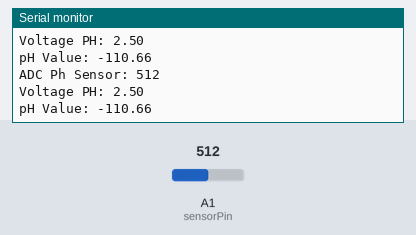
Bench run of a sketch on a simulated Arduino Uno, built with avr-gcc and run on an emulated ATmega328P. Shown: the last lines printed to the serial monitor. Inputs (shaded band) come from the test bench; at power-on: A1 (sensorPin) = 512.

Above: at 6.8 s.
6.9 s: A1 (sensorPin) set to 716
At 12.4 s:
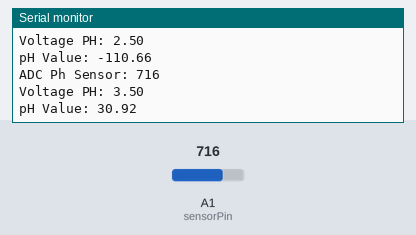
13.6 s: A1 (sensorPin) set to 900
At 19.4 s:
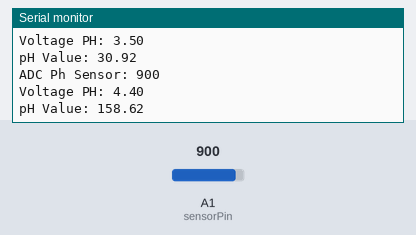
Timing chart, 0 to 20.9 s (numbered marks = the images above; inputs shaded):
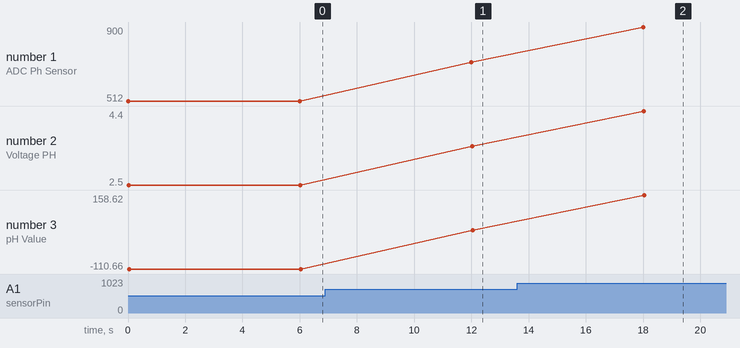

Measured:
- after the input at 6.9 s, the serial monitor: prints a new line after 5.1 s (image 1)
- after the input at 13.6 s, the serial monitor: prints a new line after 4.4 s (image 2)
- plotted number 1: 512 → 716 after the input at 6.9 s, 716 → 900 after the input at 13.6 s
- plotted number 2: 2.5 → 3.5 after the input at 6.9 s, 3.5 → 4.4 after the input at 13.6 s
- plotted number 3: -110.66 → 30.92 after the input at 6.9 s, 30.92 → 158.62 after the input at 13.6 s

The sketch:

KalibrasiPH.ino
```cpp
const int sensorPin = A1;
float pOut = 0;

void setup() {
  pinMode(sensorPin, INPUT);
  Serial.begin(9600);
}

void loop() {
  int analogPh = analogRead(sensorPin); // Mengambil nilai ADC (0-1023)
  Serial.print("ADC Ph Sensor: ");
  Serial.println(analogPh);

  float voltagePh = analogPh * (5.0 / 1023.0); // Convert nilai ADC menjadi nilai voltage
  Serial.print("Voltage PH: ");
  Serial.println(voltagePh, 2);

  // Linear regression equation
  // pH = 142 * Voltage - 466.01
  pOut = 142 * voltagePh - 466.01;

  Serial.print("pH Value: ");
  Serial.println(pOut, 2);

  delay(6000);  // Delay 1 second
}
```
